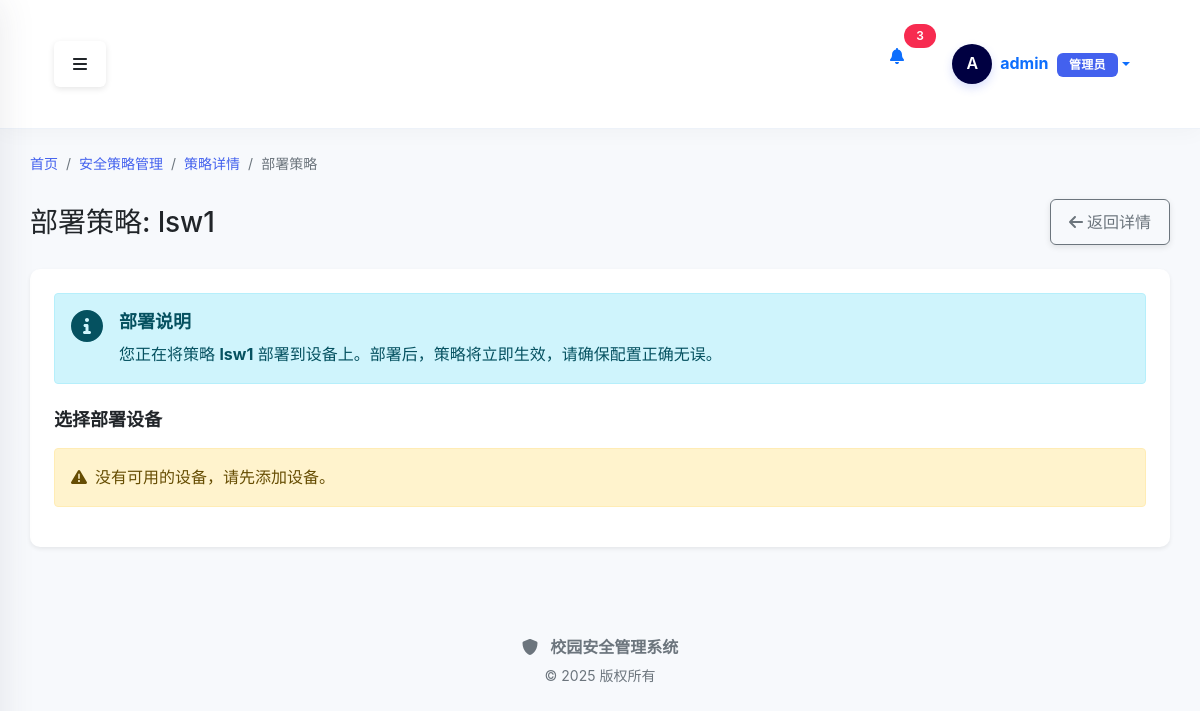
Page /policy/deploy/1 (signed in) on the earlier database version.
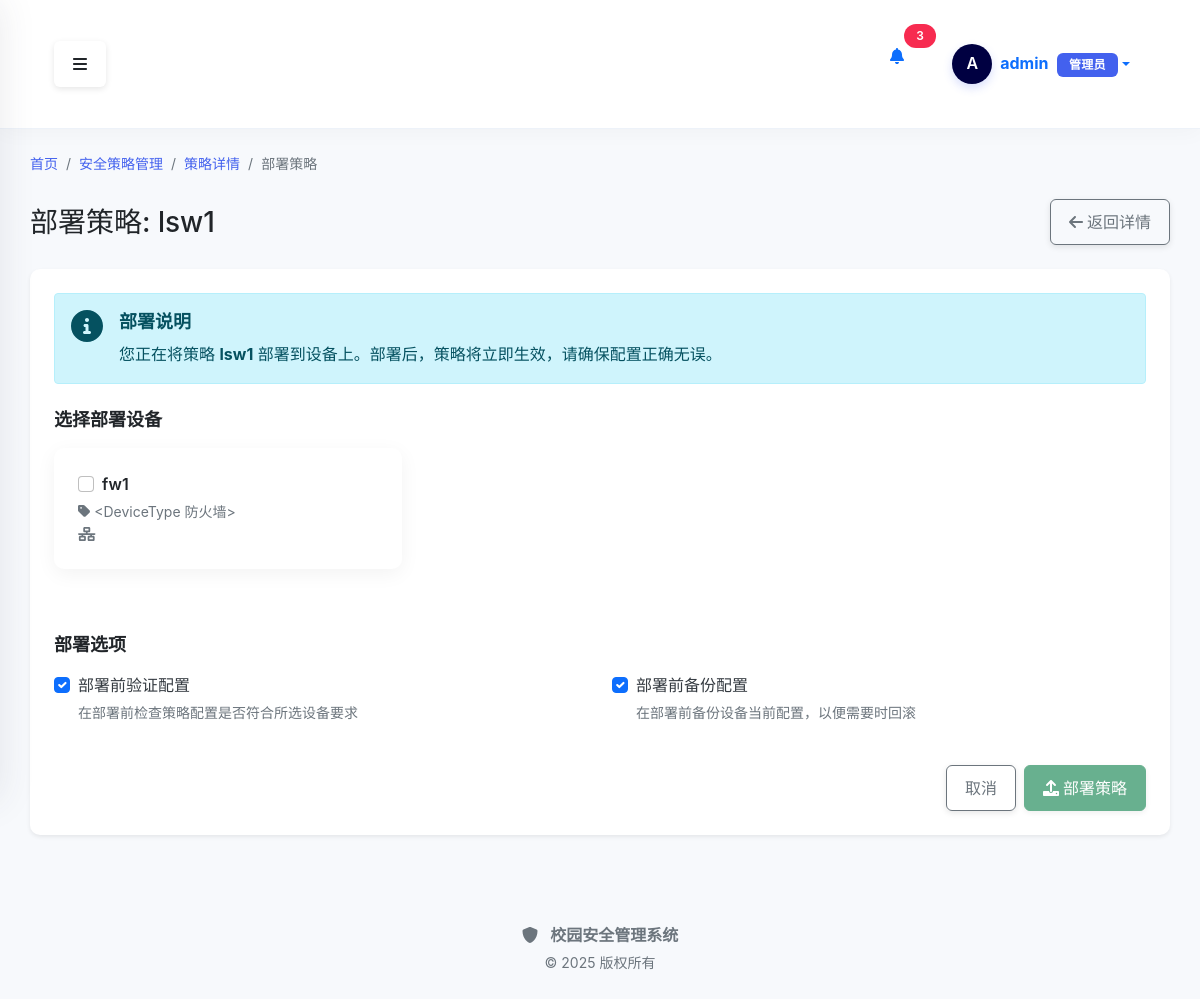
Same page on the later database version.
### src/models/device.py (models this page shows, shortened)
class Device(BaseModel):
    __tablename__ = 'devices'
    __table_args__ = {'extend_existing': True}  # 确保可以扩展现有表
    id = db.Column(db.Integer, primary_key=True)
    name = db.Column(db.String(100), nullable=False)
    ip_address = db.Column(db.String(20), nullable=False)
    type_id = db.Column(db.Integer, db.ForeignKey('device_types.id'))
    location = db.Column(db.String(100))
    status = db.Column(db.String(20), default='正常')
    serial_number = db.Column(db.String(50), nullable=True)
    firmware_version = db.Column(db.String(50), nullable=True)
    device_code = db.Column(db.String(50), nullable=True, unique=True)
    mac_address = db.Column(db.String(20), nullable=True)
    manufacturer = db.Column(db.String(100), nullable=True)
    model = db.Column(db.String(100), nullable=True)
    purchase_date = db.Column(db.Date, nullable=True)
    warranty_period = db.Column(db.Integer, nullable=True)  # 保修期（月）
    notes = db.Column(db.Text, nullable=True)
    username = db.Column(db.String(50), default='admin', nullable=True)
    password = db.Column(db.String(100), default='admin123', nullable=True)
    port = db.Column(db.Integer, default=22, nullable=True)
    connection_protocol = db.Column(db.String(20), default='ssh', nullable=True)  # ssh, telnet, snmp

class DeviceType(BaseModel):
    __tablename__ = 'device_types'
    id = db.Column(db.Integer, primary_key=True)
    name = db.Column(db.String(50), nullable=False, unique=True)
    description = db.Column(db.String(200))
    devices = db.relationship('Device', backref='type', lazy=True)
    def __repr__(self):
        return f'<DeviceType {self.name}>'

### src/modules/policy/routes/policy_view_routes.py (the view, shortened to what this page needs)
@policy_view_bp.route('/deploy/<int:policy_id>', methods=['GET', 'POST'])
@login_required
def deploy(policy_id):
    policy_service = PolicyService()
    deploy_service = PolicyDeployService()
    success, policy = policy_service.get_policy(policy_id)
    if not success:
        flash('策略不存在', 'danger')
        return redirect(url_for('policy_view.index'))
    devices = get_all_devices()
    if policy.type in ['ipsec', 'ipsec_firewall']:
        devices = [device for device in devices if device.type and device.type.name == '防火墙']
    return render_template(
        'policy/deploy.html',
        title='部署策略',
        policy=policy,
        devices=devices
    )

### src/modules/device/services.py (called while the page is built)
def get_all_devices() -> List[Device]:
    return Device.query.all()

### src/modules/policy/__init__.py (called while the page is built)
def init_app(app):
    app.register_blueprint(policy_bp)
    app.register_blueprint(policy_template_bp)
    app.register_blueprint(policy_deploy_bp)
    app.register_blueprint(policy_view_bp)
    global _template_directory_ensured
    if not _template_directory_ensured:
        from src.modules.policy.templates import ensure_template_directory
        ensure_template_directory()
        _template_directory_ensured = True
        app.logger.info("策略模板目录检查完成")
    @app.before_request
    def ensure_scheduler_running():
        from flask import g
        if not hasattr(g, 'scheduler_started'):
            with app.app_context():
                scheduler = get_scheduler()
                if scheduler.enabled and not scheduler.running:
                    scheduler.start()
            g.scheduler_started = True

### src/modules/policy/repositories/policy_repository.py (called while the page is built)
    def get_by_id(self, policy_id: int) -> Optional[Policy]:
        return self.session.query(Policy).filter(Policy.id == policy_id).first()

### src/templates/policy/deploy.html (shortened to what the changed rows need)
{% extends "base.html" %}
{% block content %}
<div class="container-fluid">
    <div class="d-flex justify-content-between align-items-center mb-4">
        <h1 class="h3 mb-0 text-gray-800">部署策略: {{ policy.name }}</h1>
    </div>
    <div class="card shadow-sm mb-4">
        <div class="card-body">
            <form id="deployForm" method="POST" action="{{ url_for('policy_view.deploy', policy_id=policy.id) }}">
                <div class="alert alert-info mb-4">
                    <div class="d-flex">
                    </div>
                </div>
                <h5 class="mb-3">选择部署设备</h5>
                {% if devices %}
                <div class="row">
                    {% for device in devices %}
                    <div class="col-md-4 mb-3">
                        <div class="card device-card {% if device.id in deployed_device_ids %}deployed{% endif %}"
                             data-device-id="{{ device.id }}">
                            <div class="card-body">
                                <div class="form-check">
                                    <input class="form-check-input device-checkbox" type="checkbox"
                                           name="device_ids" value="{{ device.id }}" id="device{{ device.id }}"
                                           {% if device.id in deployed_device_ids %}checked{% endif %}>
                                    <label class="form-check-label" for="device{{ device.id }}">
                                        <h6 class="card-title mb-1">{{ device.name }}</h6>
                                    </label>
                                </div>
                                <div class="text-muted small">
                                    <div><i class="fas fa-tag me-1"></i>{{ device.type }}</div>
                                    <div><i class="fas fa-network-wired me-1"></i>{{ device.ip_address }}</div>
                                </div>
                            </div>
                        </div>
                    </div>
                    {% endfor %}
                </div>
                <h5 class="mb-3 mt-4">部署选项</h5>
                <div class="row mb-4">
                    <div class="col-md-6">
                        <div class="form-check mb-3">
                            <input class="form-check-input" type="checkbox" value="1" id="verifyBeforeDeploy" name="verify_before_deploy" checked>
                            <label class="form-check-label" for="verifyBeforeDeploy">
                                部署前验证配置
                            </label>
                            <div class="form-text">在部署前检查策略配置是否符合所选设备要求</div>
                        </div>
                    </div>
                    <div class="col-md-6">
                        <div class="form-check mb-3">
                            <input class="form-check-input" type="checkbox" value="1" id="backupBeforeDeploy" name="backup_before_deploy" checked>
                            <label class="form-check-label" for="backupBeforeDeploy">
                                部署前备份配置
                            </label>
                            <div class="form-text">在部署前备份设备当前配置，以便需要时回滚</div>
                        </div>
                    </div>
                </div>
                <div class="d-flex justify-content-end">
                    <button type="button" class="btn btn-outline-secondary me-2" onclick="window.location.href='{{ url_for('policy_view.detail', policy_id=policy.id) }}'">取消</button>
                    <button type="button" class="btn btn-success" data-bs-toggle="modal" data-bs-target="#confirmModal" id="confirmBtn" disabled>
                        <i class="fas fa-upload me-1"></i>部署策略
                    </button>
                </div>
                {% else %}
                <div class="alert alert-warning">
                    <i class="fas fa-exclamation-triangle me-2"></i>没有可用的设备，请先添加设备。
                </div>
                {% endif %}
            </form>
        </div>
    </div>
</div>
{% endblock %}

Differences in the rows shown:
added Device: name "fw1", type "<DeviceType 防火墙>"
Other differences:
form field verify_before_deploy: (not shown) → "☑"
form field backup_before_deploy: (not shown) → "☑"
text no longer shown: "没有可用的设备，请先添加设备。"
text now shown: "部署选项 部署前验证配置 在部署前检查策略配置是否符合所选设备要求 部署前备份配置 在部署前备份设备当前配置，以便需要时回滚 取消 部署策略"
